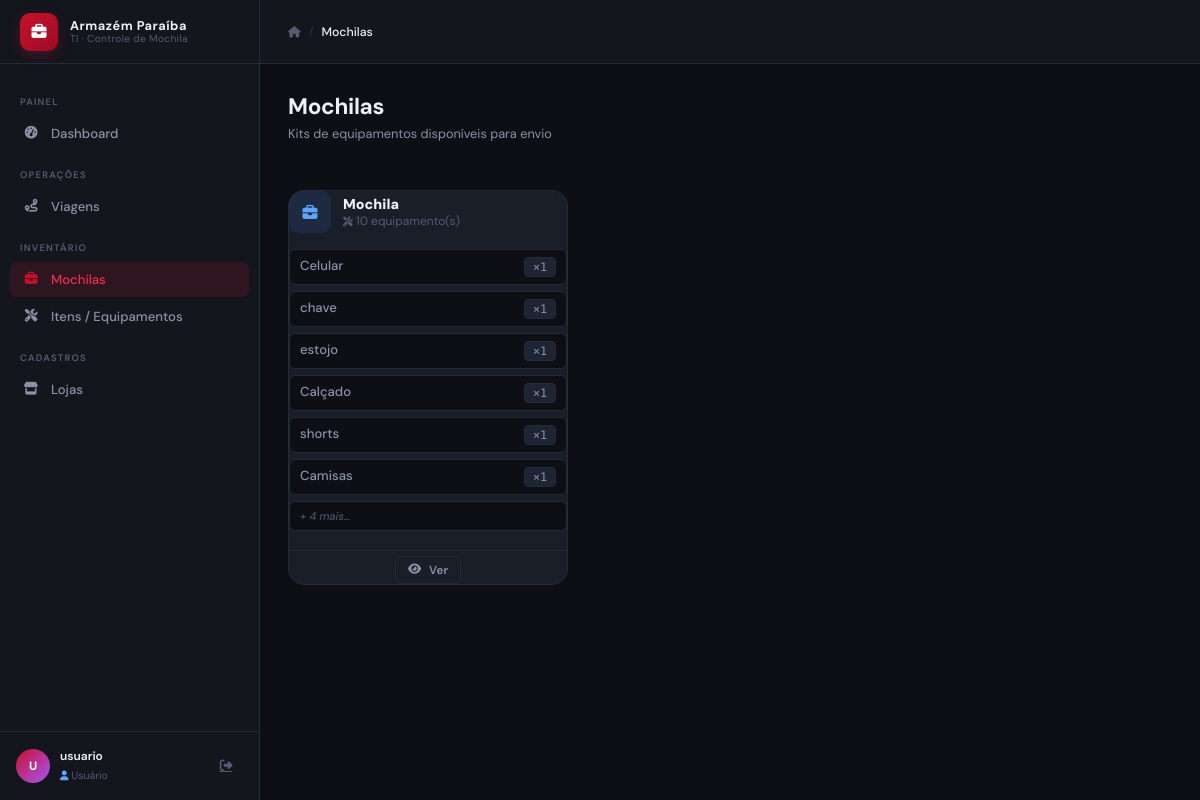
Page /mochilas/ (signed in) on the earlier database version.
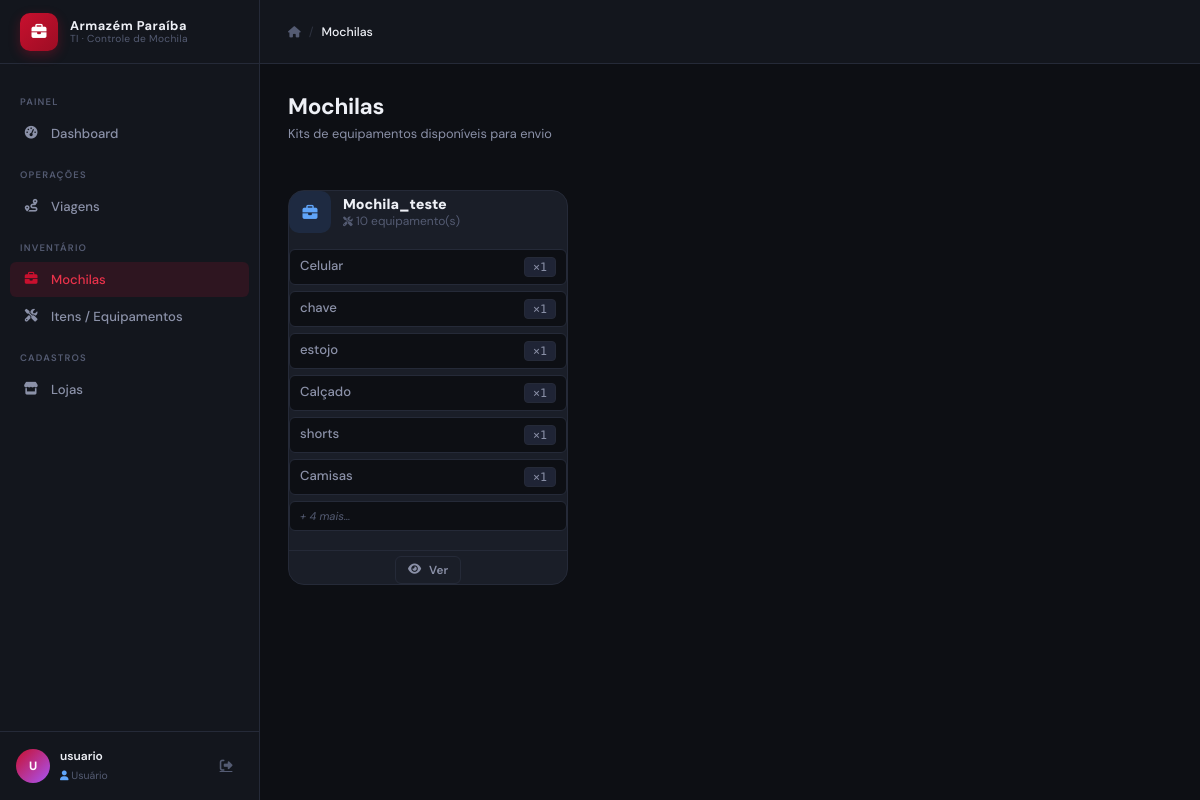
Same page on the later database version.
### core/models.py (models this page shows, shortened)
class Mochila(models.Model):
    nome  = models.CharField(max_length=100, default="Mochila")
    ativo = models.BooleanField(default=True)
    itens = models.ManyToManyField(Item, through="MochilaItem", related_name="mochilas")
    class Meta:
        ordering            = ["nome"]
        verbose_name        = "Mochila"
        verbose_name_plural = "Mochilas"

class MochilaItem(models.Model):
    mochila    = models.ForeignKey("Mochila", on_delete=models.CASCADE)
    item       = models.ForeignKey("Item", on_delete=models.CASCADE)
    quantidade = models.PositiveIntegerField(default=1)
    class Meta:
        unique_together = ("mochila", "item")

class Item(models.Model):
    nome      = models.CharField(max_length=100, unique=True)
    ativo     = models.BooleanField(default=True)
    criado_em = models.DateTimeField(auto_now_add=True)
    class Meta:
        ordering            = ["nome"]
        verbose_name        = "Item"
        verbose_name_plural = "Itens"

### core/views.py (the view)
# urls.py: path("mochilas/",                  MochilaListView.as_view(),   name="mochila_list"),
class MochilaListView(PermContextMixin, ListView):
    model = Mochila
    template_name = "core/mochila_list.html"
    context_object_name = "mochilas"
    def get_queryset(self):
        return Mochila.objects.filter(ativo=True).prefetch_related("mochilaitem_set__item")

### core/mixins.py (called while the page is built)
    def get_context_data(self, **kwargs):
        context = super().get_context_data(**kwargs)
        u = self.request.user
        context["user_perms"] = {
            "pode_editar":             perms._pode_editar(u),
            "is_admin":                perms._is_admin(u),
            "is_supervisor":           perms._is_supervisor(u),
            "pode_gerenciar_usuarios": perms.pode_gerenciar_usuarios(u),
        }
        context["user_profile"] = _LegacyProfileShim(u)
        return context

    @property
    def pode_editar(self):
        return perms._pode_editar(self._user)

    @property
    def is_admin(self):
        return perms._is_admin(self._user)

    @property
    def is_supervisor(self):
        return perms._is_supervisor(self._user)

### core/permissions.py (called while the page is built)
def _is_admin(user: User) -> bool:
    return user.is_active and (user.is_superuser or user.has_perm("core.admin_access"))

def _is_supervisor(user: User) -> bool:
    return user.is_active and user.has_perm("core.supervisor_access")

def _pode_editar(user: User) -> bool:
    return _is_admin(user) or _is_supervisor(user)

def pode_gerenciar_usuarios(user: User) -> bool:
    return _is_admin(user)

### templates/core/mochila_list.html (shortened to what this page needs)
{% extends "base.html" %}
{% block nav_mochilas %}active{% endblock %}
{% block breadcrumb %}
    <span class="sep">/</span>
    <span class="current">Mochilas</span>
{% endblock %}
{% block content %}
<div class="page-header">
    <div class="page-header-left">
        <h1>Mochilas</h1>
        <p>Kits de equipamentos disponíveis para envio</p>
    </div>
</div>
{% if mochilas %}
<div class="mochila-grid">
    {% for m in mochilas %}
    <div class="card mochila-card">
        <div class="mochila-header">
            <div class="mochila-icon">
                <i class="fa-solid fa-briefcase"></i>
            </div>
            <div class="mochila-title-wrap">
                <div class="mochila-title">{{ m.nome }}</div>
                <div class="mochila-sub">
                    <i class="fa-solid fa-screwdriver-wrench" style="font-size:.65rem;"></i>
                    {{ m.mochilaitem_set.count }} equipamento(s)
                </div>
            </div>
        </div>
        <div class="mochila-items">
            {% for mi in m.mochilaitem_set.all|slice:":6" %}
            <div class="mochila-item">
                <span class="item-name">{{ mi.item.nome }}</span>
                <span class="item-qtd">×{{ mi.quantidade }}</span>
            </div>
            {% empty %}
            <div class="mochila-empty">
                <i class="fa-solid fa-box-open"></i> Mochila vazia
            </div>
            {% endfor %}
            {% if m.mochilaitem_set.count > 6 %}
            <div class="mochila-item" style="color:var(--text-muted);font-size:.75rem;font-style:italic;">
                + {{ m.mochilaitem_set.count|add:"-6" }} mais…
            </div>
            {% endif %}
        </div>
        <div class="mochila-actions">
            <a href="{% url 'mochila_detail' m.pk %}" class="btn btn-ghost btn-sm">
                <i class="fa-solid fa-eye"></i> Ver
            </a>
        </div>
    </div>
    {% endfor %}
</div>
{% endif %}
{% endblock %}

### templates/base.html (shortened to what this page needs)
{% load static %}
<!DOCTYPE html>
<html lang="pt-BR">
<head>
    <link rel="stylesheet" href="https://cdnjs.cloudflare.com/ajax/libs/font-awesome/6.5.0/css/all.min.css">
    <link rel="stylesheet" href="{% static 'css/tokens.css' %}">
    <link rel="stylesheet" href="{% static 'css/sidebar.css' %}">
    <link rel="stylesheet" href="{% static 'css/layout.css' %}">
    <link rel="stylesheet" href="{% static 'css/buttons.css' %}">
    <link rel="stylesheet" href="{% static 'css/cards.css' %}">
    <link rel="stylesheet" href="{% static 'css/tables.css' %}">
    <link rel="stylesheet" href="{% static 'css/forms.css' %}">
    <link rel="stylesheet" href="{% static 'css/components.css' %}">
    <link rel="stylesheet" href="{% static 'css/responsive.css' %}">
</head>
<body>
<aside class="sidebar" id="sidebar">
    <div class="sidebar-logo">
        <div class="sidebar-logo-icon">
            <i class="fa-solid fa-briefcase"></i>
        </div>
        <div class="logo-text">
            <strong>Armazém Paraíba</strong>
            <span>TI · Controle de Mochila</span>
        </div>
    </div>
    <nav class="sidebar-nav">
        <span class="nav-section-label">Painel</span>
        <a href="{% url 'dashboard' %}" class="nav-item {% block nav_dashboard %}{% endblock %}">
            <i class="fa-solid fa-gauge-high"></i> Dashboard
        </a>
        <span class="nav-section-label">Operações</span>
        <a href="{% url 'viagem_list' %}" class="nav-item {% block nav_viagens %}{% endblock %}">
            <i class="fa-solid fa-route"></i> Viagens
        </a>
        <span class="nav-section-label">Inventário</span>
        <a href="{% url 'mochila_list' %}" class="nav-item {% block nav_mochilas %}{% endblock %}">
            <i class="fa-solid fa-briefcase"></i> Mochilas
        </a>
        <a href="{% url 'item_list' %}" class="nav-item {% block nav_itens %}{% endblock %}">
            <i class="fa-solid fa-screwdriver-wrench"></i> Itens / Equipamentos
        </a>
        <span class="nav-section-label">Cadastros</span>
        <a href="{% url 'loja_list' %}" class="nav-item {% block nav_lojas %}{% endblock %}">
            <i class="fa-solid fa-store"></i> Lojas
        </a>
    </nav>
    <div class="sidebar-footer">
        <div class="user-avatar">{{ request.user.username|slice:":1"|upper }}</div>
        <div class="user-info">
            <strong>{{ request.user.get_full_name|default:request.user.username }}</strong>
            <span>
                {% if user_profile.is_admin %}<i class="fa-solid fa-shield-halved" style="color:var(--ap-red-light);font-size:.65rem;"></i> Administrador
                {% elif user_profile.is_supervisor %}<i class="fa-solid fa-user-tie" style="color:#C084FC;font-size:.65rem;"></i> Supervisor
                {% else %}<i class="fa-solid fa-user" style="color:#60A5FA;font-size:.65rem;"></i> Usuário{% endif %}
            </span>
        </div>
        <a href="#" class="js-logout sidebar-logout-btn" title="Sair">
            <i class="fa-solid fa-right-from-bracket"></i>
        </a>
    </div>
</aside>
<div class="topbar">
    <nav class="topbar-breadcrumb" aria-label="Breadcrumb">
        <a href="{% url 'dashboard' %}"><i class="fa-solid fa-house" style="font-size:.75rem;"></i></a>
        {% block breadcrumb %}{% endblock %}
    </nav>
</div>
<div class="main-wrap">
    <main class="page-content">
        {% block content %}{% endblock %}
    </main>
</div>
</body>
</html>

### static/css/tokens.css (style rules this page uses)
:root { --ap-red: #C8102E; --ap-red-dark: #9C0D24; --ap-red-light: #E8324A; --bg-base: #0D0F14; --bg-surface: #13161D; --bg-card: #1A1E28; --bg-hover: #1F2435; --border: #252A38; --border-light: #2E3447; --text-primary: #EEF0F6; --text-secondary:#8B91A8; --text-muted: #545B72; --accent-blue: #3B82F6; --accent-green: #22C55E; --accent-amber: #F59E0B; --accent-purple: #A855F7; --shadow-sm: 0 1px 3px rgba(0,0,0,.4); --shadow-md: 0 4px 16px rgba(0,0,0,.5); --shadow-lg: 0 12px 40px rgba(0,0,0,.6); --radius-sm: 6px; --radius-md: 10px; --radius-lg: 16px; --sidebar-w: 260px; --topbar-h: 64px; }
*, *::before, *::after { box-sizing: border-box; margin: 0; padding: 0; }
html { font-size: 15px; }
body { font-family: 'DM Sans', sans-serif; background: var(--bg-base); color: var(--text-primary); min-height: 100vh; display: flex; overflow-x: hidden; }

### static/css/sidebar.css (style rules this page uses)
.sidebar { width: var(--sidebar-w); min-height: 100vh; background: var(--bg-surface); border-right: 1px solid var(--border); display: flex; flex-direction: column; position: fixed; top: 0; left: 0; z-index: 100; transition: transform .3s ease; }
.sidebar-logo { height: var(--topbar-h); display: flex; align-items: center; gap: 12px; padding: 0 20px; border-bottom: 1px solid var(--border); }
.logo-text { display: flex; flex-direction: column; line-height: 1.1; }
.logo-text strong { font-size: .85rem; font-weight: 700; color: var(--text-primary); letter-spacing: .5px; }
.logo-text span { font-size: .68rem; color: var(--text-muted); font-weight: 400; letter-spacing: .3px; }
.sidebar-nav { flex: 1; padding: 16px 10px; overflow-y: auto; }
.nav-section-label { display: block; font-size: .63rem; font-weight: 600; letter-spacing: 1.2px; text-transform: uppercase; color: var(--text-muted); padding: 16px 10px 8px; }
.nav-item { display: flex; align-items: center; gap: 11px; padding: 9px 12px; border-radius: var(--radius-sm); color: var(--text-secondary); text-decoration: none; font-size: .875rem; font-weight: 500; transition: background .15s, color .15s; margin-bottom: 2px; }
.nav-item i { width: 18px; text-align: center; font-size: .85rem; flex-shrink: 0; }
.nav-item.active { background: rgba(200,16,46,.15); color: var(--ap-red-light); }
.nav-item.active i { color: var(--ap-red); }
.sidebar-footer { padding: 16px; border-top: 1px solid var(--border); display: flex; align-items: center; gap: 10px; }
.user-avatar { width: 34px; height: 34px; border-radius: 50%; background: linear-gradient(135deg, var(--ap-red), var(--accent-purple)); display: flex; align-items: center; justify-content: center; font-size: .8rem; font-weight: 700; color: #fff; flex-shrink: 0; }
.user-info { flex: 1; overflow: hidden; }
.user-info strong { display: block; font-size: .8rem; font-weight: 600; white-space: nowrap; overflow: hidden; text-overflow: ellipsis; }
.user-info span { font-size: .7rem; color: var(--text-muted); }
.sidebar-footer a { color: var(--text-muted); font-size: .85rem; transition: color .15s; }

### static/css/layout.css (style rules this page uses)
.topbar { position: fixed; top: 0; left: var(--sidebar-w); right: 0; height: var(--topbar-h); background: var(--bg-surface); border-bottom: 1px solid var(--border); display: flex; align-items: center; padding: 0 28px; gap: 16px; z-index: 90; }
.topbar-breadcrumb { flex: 1; display: flex; align-items: center; gap: 8px; font-size: .82rem; color: var(--text-muted); }
.topbar-breadcrumb a { color: var(--text-muted); text-decoration: none; transition: color .15s; }
.topbar-breadcrumb .sep { opacity: .4; }
.topbar-breadcrumb .current { color: var(--text-primary); font-weight: 500; }
.main-wrap { margin-left: var(--sidebar-w); margin-top: var(--topbar-h); flex: 1; min-height: calc(100vh - var(--topbar-h)); display: flex; flex-direction: column; }
.page-content { flex: 1; padding: 28px; max-width: 1300px; width: 100%; margin: 0 auto; }
.page-header { display: flex; align-items: flex-start; justify-content: space-between; margin-bottom: 28px; gap: 16px; }
.page-header-left h1 { font-size: 1.5rem; font-weight: 700; letter-spacing: -.3px; }
.page-header-left p { font-size: .85rem; color: var(--text-secondary); margin-top: 4px; }

### static/css/cards.css (style rules this page uses)
.card { background: var(--bg-card); border: 1px solid var(--border); border-radius: var(--radius-lg); overflow: hidden; }

Differences in the rows shown:
changed Mochila: nome "Mochila" → "Mochila_teste"
